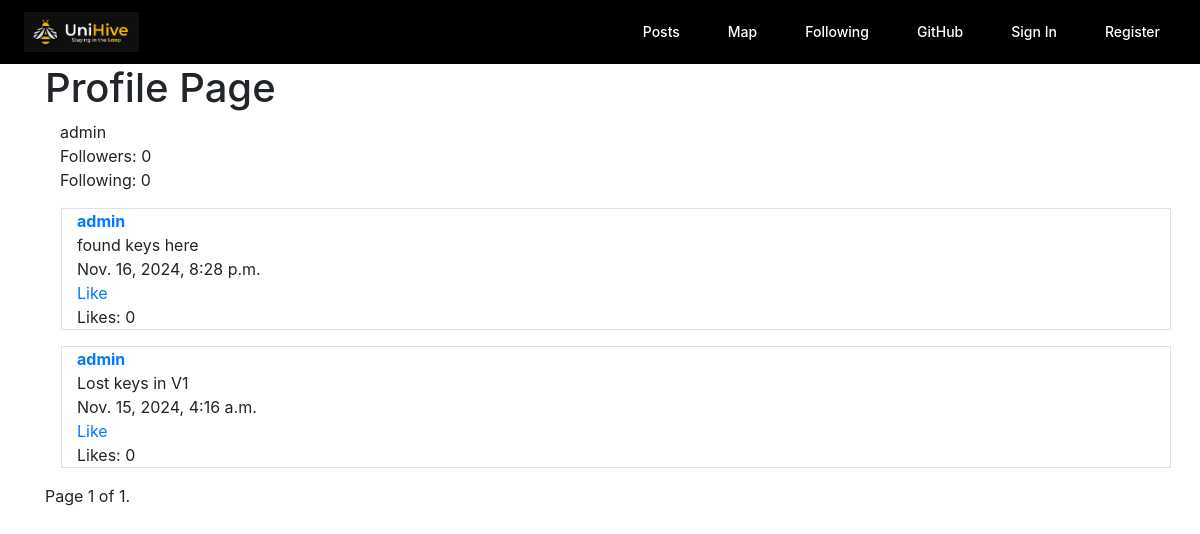
Page /profile/admin on the earlier database version.
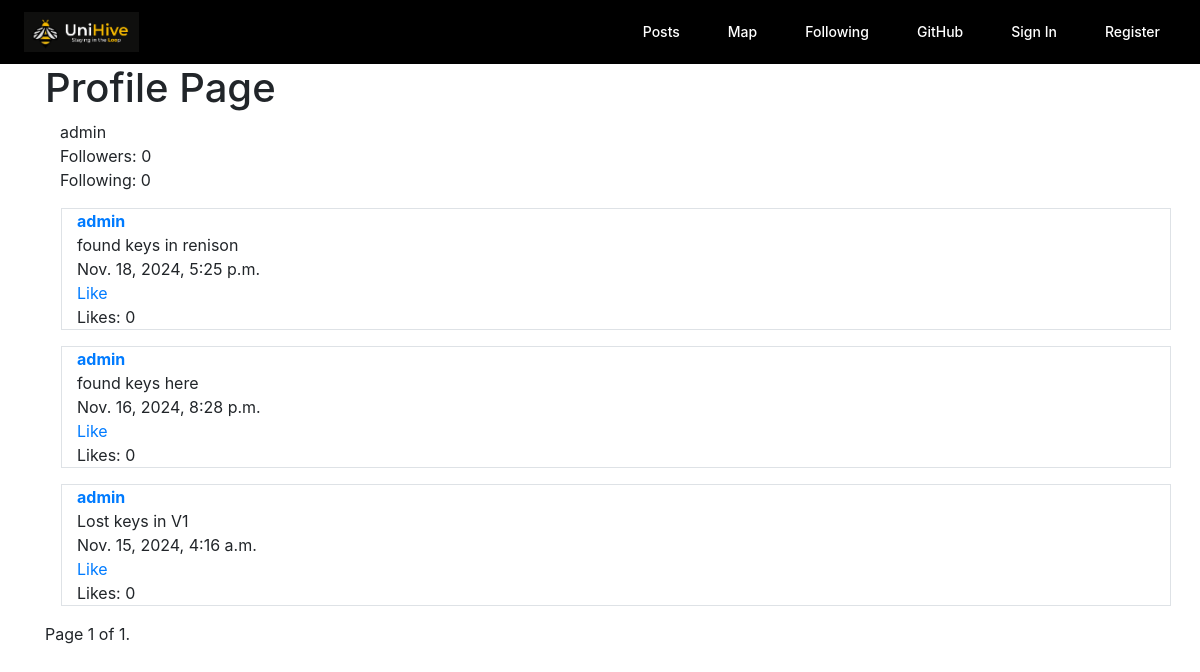
Same page on the later database version.
### network/models.py (models this page shows)
class Post(models.Model):
    poster = models.ForeignKey(User, on_delete=models.CASCADE)
    content = models.TextField()
    time = models.DateTimeField(auto_now_add=True)
    likes = models.ManyToManyField(User, blank=True, related_name="liked")
    found = models.BooleanField(default=False)
    picture = models.ImageField(upload_to='pictures/', blank=True, null=True)
    latitude = models.FloatField(default=43.4722893)
    longitude = models.FloatField(default=-80.5474325)
    pinned = models.BooleanField(default=False)

class User(AbstractUser):
    pass

### network/views.py (the view)
# urls.py: path("profile/<str:username>", views.view_profile, name="view_profile"),
def view_profile(request, username):
    print('view_profile called')
    print(username)
    user = User.objects.get(username=username)
    if not Network.objects.all().filter(user=user).exists():
        network = Network(user=user)
        network.save()
    network = Network.objects.get(user=user)
    print("helooooooo")
    followers = network.followers
    followers_count = followers.count()
    following = user.following
    following_count = following.count()
    others_profile = True
    others_profile_follow = True
    if user == request.user:
        others_profile = False
    else:
        print('alive')
        if followers.filter(pk=request.user.pk).exists():
            others_profile_follow = False
        print('dead')
    user_post = Post.objects.filter(poster=user).order_by('-time')
    new_type = []
    for post in user_post:
        is_liked = post.likes.filter(id=request.user.id).exists()
        new_type.append({"post": post, "is_liked": is_liked})
    paginator = Paginator(new_type, 10)
    page_number = request.GET.get('page')
    page_obj = paginator.get_page(page_number)
    return render(request, "network/profile.html", {
        "network" : network,
        "followers_count" : followers_count,
        "following_count" : following_count,
        "others_profile" : others_profile,
        "others_profile_follow" : others_profile_follow,
        'page_obj': page_obj
    })

### network/templates/network/profile.html (shortened to what this page needs)
{% extends "network/layout.html" %}
{% load static %}
{% block body %}
<div class="container">
    <h1>Profile Page</h1>
    <div class="container">
        {{ network.user.username }}
    </div>
    <div class="container">
        Followers: {{ followers_count }}
    </div>
    <div class="container">
        Following: {{ following_count }}
    </div>
    {% for type in page_obj %}
        <div class="container m-3 border">
            <a href="{% url 'view_profile' type.post.poster.username %}">
                <b>{{ type.post.poster.username }}</b>
            </a>
            <div class="content-space" data-id="{{ type.post.id }}">{{ type.post.content }}</div>
            <div>
                <span>{{ type.post.time }}</span>
            </div>
            {% if type.is_liked %}
                <div>
                    <a href="#" class="unlike-button" data-id="{{ type.post.id }}">Unlike</a>
                </div>
                <div>
                    <a href="#" class="like-button" data-id="{{ type.post.id }}" style="display: none;">Like</a>
                </div>
            {% else %}
                <div>
                    <a href="#" class="like-button" data-id="{{ type.post.id }}">Like</a>
                </div>
            {% endif %}
            <div>
                <span class="likes-count" data-id="{{ type.post.id }}">Likes: {{ type.post.likes.count }}</span>
            </div>
        </div>
    {% endfor %}
    <div class="pagination">
        <span class="step-links">
            <span class="current">
                Page {{ page_obj.number }} of {{ page_obj.paginator.num_pages }}.
            </span>
        </span>
    </div>
</div>
{% endblock %}

Differences in the rows shown:
added Post: post.poster.username "admin", post.content "found keys in renison", post.time "Nov. 18, 2024, 5:25 p.m.", post.likes.count "0"
